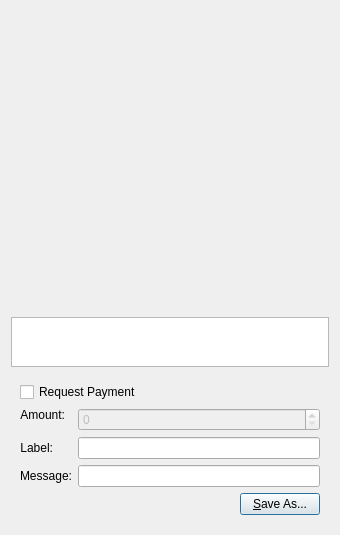
<?xml version="1.0" encoding="UTF-8"?>
<ui version="4.0">
 <class>QRCodeDialog</class>
 <widget class="QDialog" name="QRCodeDialog">
  <property name="geometry">
   <rect>
    <x>0</x>
    <y>0</y>
    <width>340</width>
    <height>530</height>
   </rect>
  </property>
  <property name="windowTitle">
   <string>QR Code Dialog</string>
  </property>
  <layout class="QVBoxLayout" name="verticalLayout_3">
   <item>
    <widget class="QLabel" name="lblQRCode">
     <property name="sizePolicy">
      <sizepolicy hsizetype="Expanding" vsizetype="Expanding">
       <horstretch>0</horstretch>
       <verstretch>0</verstretch>
      </sizepolicy>
     </property>
     <property name="minimumSize">
      <size>
       <width>300</width>
       <height>300</height>
      </size>
     </property>
     <property name="textFormat">
      <enum>Qt::PlainText</enum>
     </property>
     <property name="alignment">
      <set>Qt::AlignCenter</set>
     </property>
     <property name="wordWrap">
      <bool>true</bool>
     </property>
    </widget>
   </item>
   <item>
    <widget class="QPlainTextEdit" name="outUri">
     <property name="sizePolicy">
      <sizepolicy hsizetype="Expanding" vsizetype="Minimum">
       <horstretch>0</horstretch>
       <verstretch>0</verstretch>
      </sizepolicy>
     </property>
     <property name="minimumSize">
      <size>
       <width>0</width>
       <height>50</height>
      </size>
     </property>
     <property name="tabChangesFocus">
      <bool>true</bool>
     </property>
     <property name="textInteractionFlags">
      <set>Qt::TextSelectableByKeyboard|Qt::TextSelectableByMouse</set>
     </property>
    </widget>
   </item>
   <item>
    <widget class="QWidget" name="widget" native="true">
     <layout class="QVBoxLayout" name="verticalLayout_2">
      <item>
       <widget class="QCheckBox" name="chkReqPayment">
        <property name="enabled">
         <bool>true</bool>
        </property>
        <property name="text">
         <string>Request Payment</string>
        </property>
       </widget>
      </item>
      <item>
       <layout class="QFormLayout" name="formLayout">
        <property name="fieldGrowthPolicy">
         <enum>QFormLayout::AllNonFixedFieldsGrow</enum>
        </property>
        <item row="1" column="0">
         <widget class="QLabel" name="lblLabel">
          <property name="text">
           <string>Label:</string>
          </property>
          <property name="textFormat">
           <enum>Qt::PlainText</enum>
          </property>
          <property name="alignment">
           <set>Qt::AlignRight|Qt::AlignTrailing|Qt::AlignVCenter</set>
          </property>
          <property name="buddy">
           <cstring>lnLabel</cstring>
          </property>
         </widget>
        </item>
        <item row="1" column="1">
         <widget class="QLineEdit" name="lnLabel"/>
        </item>
        <item row="2" column="0">
         <widget class="QLabel" name="lblMessage">
          <property name="text">
           <string>Message:</string>
          </property>
          <property name="textFormat">
           <enum>Qt::PlainText</enum>
          </property>
          <property name="alignment">
           <set>Qt::AlignRight|Qt::AlignTrailing|Qt::AlignVCenter</set>
          </property>
          <property name="buddy">
           <cstring>lnMessage</cstring>
          </property>
         </widget>
        </item>
        <item row="2" column="1">
         <widget class="QLineEdit" name="lnMessage"/>
        </item>
        <item row="0" column="0">
         <widget class="QLabel" name="lblAmount">
          <property name="sizePolicy">
           <sizepolicy hsizetype="Preferred" vsizetype="Maximum">
            <horstretch>0</horstretch>
            <verstretch>0</verstretch>
           </sizepolicy>
          </property>
          <property name="text">
           <string>Amount:</string>
          </property>
          <property name="textFormat">
           <enum>Qt::PlainText</enum>
          </property>
          <property name="alignment">
           <set>Qt::AlignRight|Qt::AlignTrailing|Qt::AlignVCenter</set>
          </property>
          <property name="buddy">
           <cstring>lnReqAmount</cstring>
          </property>
         </widget>
        </item>
        <item row="0" column="1">
         <widget class="powercoinAmountField" name="lnReqAmount">
          <property name="enabled">
           <bool>false</bool>
          </property>
          <property name="minimumSize">
           <size>
            <width>80</width>
            <height>0</height>
           </size>
          </property>
         </widget>
        </item>
       </layout>
      </item>
      <item>
       <layout class="QHBoxLayout" name="horizontalLayout">
        <item>
         <spacer name="horizontalSpacer">
          <property name="orientation">
           <enum>Qt::Horizontal</enum>
          </property>
          <property name="sizeHint" stdset="0">
           <size>
            <width>40</width>
            <height>20</height>
           </size>
          </property>
         </spacer>
        </item>
        <item>
         <widget class="QPushButton" name="btnSaveAs">
          <property name="text">
           <string>&amp;Save As...</string>
          </property>
         </widget>
        </item>
       </layout>
      </item>
     </layout>
    </widget>
   </item>
  </layout>
 </widget>
 <customwidgets>
  <customwidget>
   <class>powercoinAmountField</class>
   <extends>QSpinBox</extends>
   <header>powercoinamountfield.h</header>
  </customwidget>
 </customwidgets>
 <resources/>
 <connections>
  <connection>
   <sender>chkReqPayment</sender>
   <signal>clicked(bool)</signal>
   <receiver>lnReqAmount</receiver>
   <slot>setEnabled(bool)</slot>
   <hints>
    <hint type="sourcelabel">
     <x>92</x>
     <y>285</y>
    </hint>
    <hint type="destinationlabel">
     <x>98</x>
     <y>311</y>
    </hint>
   </hints>
  </connection>
 </connections>
</ui>
